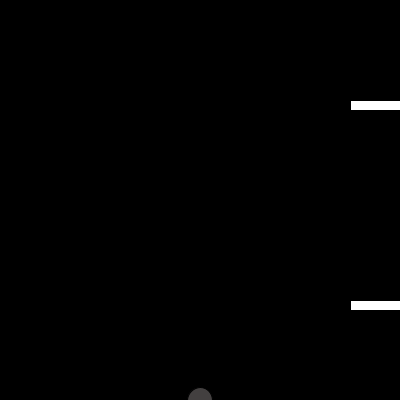
Frame 1 (no input)
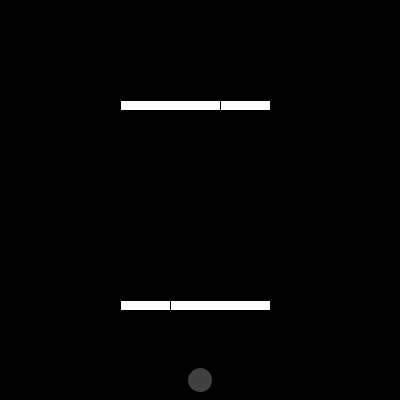
Frame 60 (the mouse pressed at the canvas centre just before this capture)
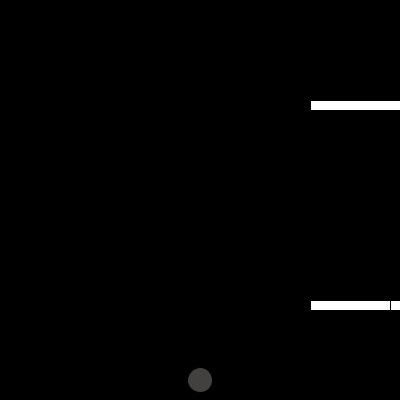
Frame 120 (the mouse held since frame 60 and released just before this capture)

The Processing sketch that drew these frames (run headless with seeded random() and noise(); from frame 60 on, the mouse is pressed at the canvas centre):

// Processing sketch: frogger
// ── frogger.pde
int x = 200;
int y = 400;
Car car1 = new Car(350, 300, 100, 10);
Car car2 = new Car(350, 100, 100, 10);
Car car3 = new Car(350, 100, 100, 10);
Car car4 = new Car(350, 300, 100, 10);


void setup() {
  fill(0, 0, 0);
  size(400, 400);
}

void draw() {
  background(0, 0, 0);
  fill(67, 64, 64);
  ellipse(x, y, 25, 25);

  if (x == 0) {
    x += 20;
  } else if (x == 400) {

    x -= 20;
  } else if (y == 0) {
    y += 20;
  } else if (y == 400) {
    y-= 20;
  }

  car1.display();
  car1.move(1);
  if(intersects(car1) == true){
    y = 400;
  }
  
  car2.display();
  car2.move(0);
  if(intersects(car2) == true){
    y = 400;
  }
  car3.display();
  car3.move(1);
  if(intersects(car3) == true){
    y = 400;
  }
  car4.display();
  car4.move(0);
  if(intersects(car4) == true){
    y = 400;
  }
}
void keyPressed()
{
  if (key == CODED) {
    if (keyCode == UP)

    {
      //Frog Y position goes up
      y-=20;
      background(0, 0, 0);
    } else if (keyCode == DOWN)
    {
      //Frog Y position goes down 
      y+=20;
      background(0, 0, 0);
    } else if (keyCode == RIGHT)
    {
      //Frog X position goes right
      x+=20;
      background(0, 0, 0);
    } else if (keyCode == LEFT)
    {
      //Frog X position goes left
      x-=20;
      background(0, 0, 0);
    }
  }
}
 boolean intersects(Car car) {
if ((y > car.carY && y < car.carY+30 && (x> car.carX && x < car.carX + car.size)))
          return true;
    else {
        return false;

    }

}
class Car{
  int carX;
  int carY;
  int size;
  int speed;
   
   void getX(){
     
     
   }
    void getY(){
     
     
   }
    void getSize(){
     
     
   }
  
  

  Car(int carX, int carY, int size, int speed) {
    this.carX = carX;
    this.carY = carY;
    this.size = size;
    this.speed = speed;
  }

  Car() {
    int getX;
    int getY;
    int getSize;
    this.carX = 350;
    this.carY = 200;
    this.size = 100;
    this.speed = 100;
  }
  void display() 
  {
    fill(255, 255, 255);
    rect(this.carX, this.carY, this.size, 10);
  }
  void move(int dir) {
    if (dir == 0) {
      this.carX -= this.speed;
      if (this.carX < 0) { 
        this.carX = 400;
      }
    } else if (dir == 1) {
      this.carX += this.speed;
    }
    if (carX > 400) {
      carX = 0;
    }
  }
 
}
